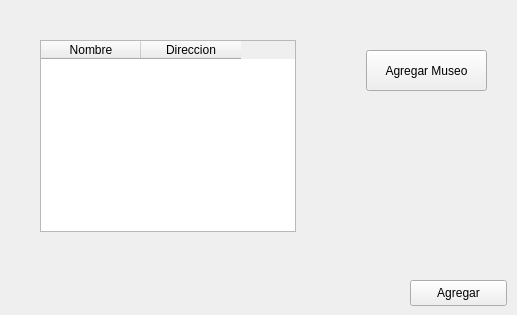
<?xml version="1.0" encoding="UTF-8"?>
<ui version="4.0">
 <class>MainWindow</class>
 <widget class="QMainWindow" name="MainWindow">
  <property name="geometry">
   <rect>
    <x>0</x>
    <y>0</y>
    <width>517</width>
    <height>315</height>
   </rect>
  </property>
  <property name="windowTitle">
   <string>MainWindow</string>
  </property>
  <widget class="QWidget" name="centralwidget">
   <widget class="QPushButton" name="agregar">
    <property name="geometry">
     <rect>
      <x>410</x>
      <y>280</y>
      <width>97</width>
      <height>26</height>
     </rect>
    </property>
    <property name="text">
     <string>Agregar</string>
    </property>
   </widget>
   <widget class="QPushButton" name="agregar_museo">
    <property name="geometry">
     <rect>
      <x>366</x>
      <y>50</y>
      <width>121</width>
      <height>41</height>
     </rect>
    </property>
    <property name="text">
     <string>Agregar Museo</string>
    </property>
   </widget>
   <widget class="QTableWidget" name="tabla">
    <property name="geometry">
     <rect>
      <x>40</x>
      <y>40</y>
      <width>256</width>
      <height>192</height>
     </rect>
    </property>
    <column>
     <property name="text">
      <string>Nombre</string>
     </property>
    </column>
    <column>
     <property name="text">
      <string>Direccion</string>
     </property>
    </column>
   </widget>
  </widget>
 </widget>
 <resources/>
 <connections/>
</ui>
